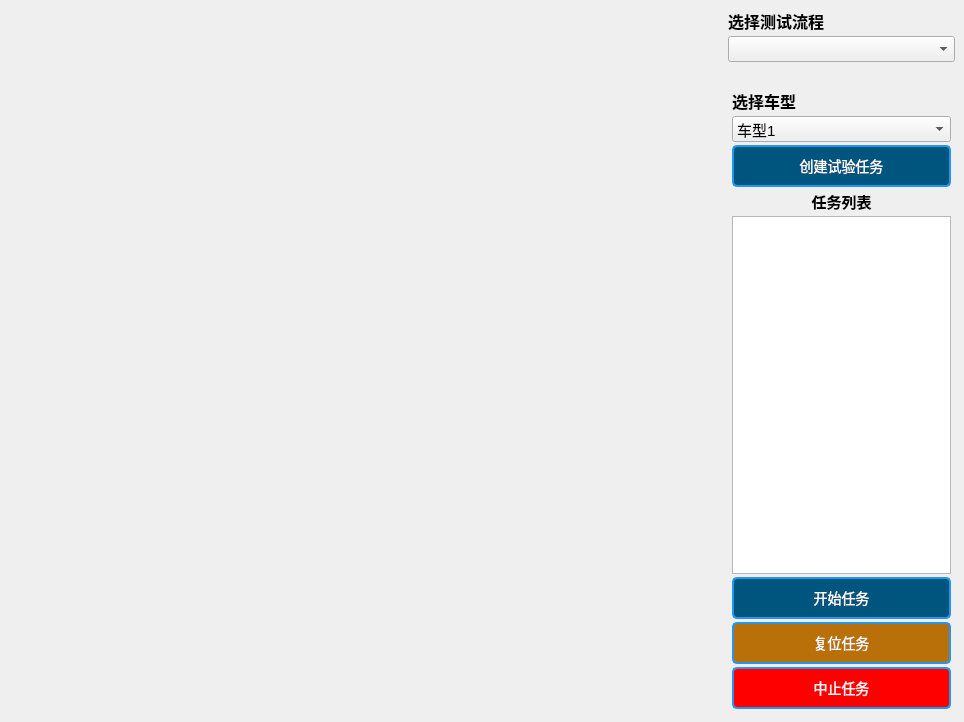
<?xml version="1.0" encoding="UTF-8"?>
<ui version="4.0">
 <class>Form</class>
 <widget class="QWidget" name="Form">
  <property name="geometry">
   <rect>
    <x>0</x>
    <y>0</y>
    <width>964</width>
    <height>722</height>
   </rect>
  </property>
  <property name="windowTitle">
   <string>Form</string>
  </property>
  <property name="styleSheet">
   <string notr="true">            QLineEdit {
                border: 2px solid #2196F3;
                border-radius: 5px;
                padding: 8px;
                font-size: 14px;
            }
            QCheckBox{
                border: 2px solid #2196F3;
                border-radius: 5px;
                padding: 8px;
                font-size: 14px;
            }
            QLineEdit:focus {
                border-color: #64B5F6;
            }
            QPushButton {
                border: 2px solid #2196F3;
                border-radius: 5px;
                padding: 8px;
                font-size: 14px;
				background-color: rgb(0, 85, 127);
				color: rgb(255, 255, 255);
            }</string>
  </property>
  <layout class="QVBoxLayout" name="verticalLayout" stretch="1">
   <property name="spacing">
    <number>0</number>
   </property>
   <property name="leftMargin">
    <number>0</number>
   </property>
   <property name="topMargin">
    <number>0</number>
   </property>
   <property name="rightMargin">
    <number>0</number>
   </property>
   <property name="bottomMargin">
    <number>0</number>
   </property>
   <item>
    <widget class="QWidget" name="widget" native="true">
     <property name="styleSheet">
      <string notr="true"/>
     </property>
     <layout class="QHBoxLayout" name="horizontalLayout" stretch="3,1">
      <property name="spacing">
       <number>3</number>
      </property>
      <property name="leftMargin">
       <number>3</number>
      </property>
      <property name="topMargin">
       <number>3</number>
      </property>
      <property name="rightMargin">
       <number>3</number>
      </property>
      <property name="bottomMargin">
       <number>3</number>
      </property>
      <item>
       <widget class="QWidget" name="wgt_flow" native="true">
        <property name="styleSheet">
         <string notr="true">margin: 0;</string>
        </property>
       </widget>
      </item>
      <item>
       <widget class="QWidget" name="widget_2" native="true">
        <layout class="QVBoxLayout" name="verticalLayout_2">
         <property name="spacing">
          <number>3</number>
         </property>
         <property name="leftMargin">
          <number>3</number>
         </property>
         <property name="topMargin">
          <number>3</number>
         </property>
         <property name="rightMargin">
          <number>3</number>
         </property>
         <property name="bottomMargin">
          <number>3</number>
         </property>
         <item>
          <widget class="QWidget" name="widget_3" native="true">
           <layout class="QVBoxLayout" name="verticalLayout_3" stretch="0,0,1">
            <property name="spacing">
             <number>3</number>
            </property>
            <property name="leftMargin">
             <number>3</number>
            </property>
            <property name="topMargin">
             <number>3</number>
            </property>
            <property name="rightMargin">
             <number>3</number>
            </property>
            <property name="bottomMargin">
             <number>3</number>
            </property>
            <item>
             <widget class="QLabel" name="label">
              <property name="font">
               <font>
                <pointsize>12</pointsize>
                <bold>true</bold>
               </font>
              </property>
              <property name="text">
               <string>选择测试流程</string>
              </property>
             </widget>
            </item>
            <item>
             <widget class="QComboBox" name="cmb_flow">
              <property name="font">
               <font>
                <pointsize>11</pointsize>
               </font>
              </property>
             </widget>
            </item>
            <item>
             <widget class="QWidget" name="widget_4" native="true">
              <layout class="QVBoxLayout" name="verticalLayout_4" stretch="1">
               <property name="spacing">
                <number>1</number>
               </property>
               <property name="leftMargin">
                <number>1</number>
               </property>
               <property name="topMargin">
                <number>1</number>
               </property>
               <property name="rightMargin">
                <number>1</number>
               </property>
               <property name="bottomMargin">
                <number>1</number>
               </property>
               <item>
                <widget class="QWidget" name="widget_5" native="true">
                 <layout class="QVBoxLayout" name="verticalLayout_5">
                  <property name="spacing">
                   <number>3</number>
                  </property>
                  <property name="leftMargin">
                   <number>3</number>
                  </property>
                  <property name="topMargin">
                   <number>3</number>
                  </property>
                  <property name="rightMargin">
                   <number>3</number>
                  </property>
                  <property name="bottomMargin">
                   <number>3</number>
                  </property>
                  <item>
                   <widget class="QLabel" name="lb_flow_desc">
                    <property name="font">
                     <font>
                      <pointsize>11</pointsize>
                     </font>
                    </property>
                    <property name="styleSheet">
                     <string notr="true">color: rgb(93, 93, 93);</string>
                    </property>
                    <property name="text">
                     <string/>
                    </property>
                    <property name="wordWrap">
                     <bool>true</bool>
                    </property>
                   </widget>
                  </item>
                  <item>
                   <widget class="QLabel" name="label_2">
                    <property name="font">
                     <font>
                      <pointsize>12</pointsize>
                      <bold>true</bold>
                     </font>
                    </property>
                    <property name="text">
                     <string>选择车型</string>
                    </property>
                   </widget>
                  </item>
                  <item>
                   <widget class="QComboBox" name="cmb_cartypes">
                    <property name="font">
                     <font>
                      <pointsize>11</pointsize>
                     </font>
                    </property>
                    <item>
                     <property name="text">
                      <string>车型1</string>
                     </property>
                    </item>
                    <item>
                     <property name="text">
                      <string>车型2</string>
                     </property>
                    </item>
                    <item>
                     <property name="text">
                      <string>车型3</string>
                     </property>
                    </item>
                   </widget>
                  </item>
                  <item>
                   <widget class="QPushButton" name="btn_newtask">
                    <property name="text">
                     <string>创建试验任务</string>
                    </property>
                   </widget>
                  </item>
                  <item>
                   <widget class="QLabel" name="label_3">
                    <property name="font">
                     <font>
                      <pointsize>11</pointsize>
                      <bold>true</bold>
                     </font>
                    </property>
                    <property name="text">
                     <string>任务列表</string>
                    </property>
                    <property name="alignment">
                     <set>Qt::AlignCenter</set>
                    </property>
                   </widget>
                  </item>
                  <item>
                   <widget class="QTableView" name="tb_tasks"/>
                  </item>
                  <item>
                   <widget class="QPushButton" name="btn_start">
                    <property name="text">
                     <string>开始任务</string>
                    </property>
                   </widget>
                  </item>
                  <item>
                   <widget class="QPushButton" name="btn_reset">
                    <property name="styleSheet">
                     <string notr="true">background-color: rgb(186, 112, 9);</string>
                    </property>
                    <property name="text">
                     <string>复位任务</string>
                    </property>
                   </widget>
                  </item>
                  <item>
                   <widget class="QPushButton" name="btn_stop">
                    <property name="styleSheet">
                     <string notr="true">background-color: rgb(255, 0, 0);</string>
                    </property>
                    <property name="text">
                     <string>中止任务</string>
                    </property>
                   </widget>
                  </item>
                 </layout>
                </widget>
               </item>
              </layout>
             </widget>
            </item>
           </layout>
          </widget>
         </item>
        </layout>
       </widget>
      </item>
     </layout>
    </widget>
   </item>
  </layout>
 </widget>
 <resources/>
 <connections/>
</ui>
